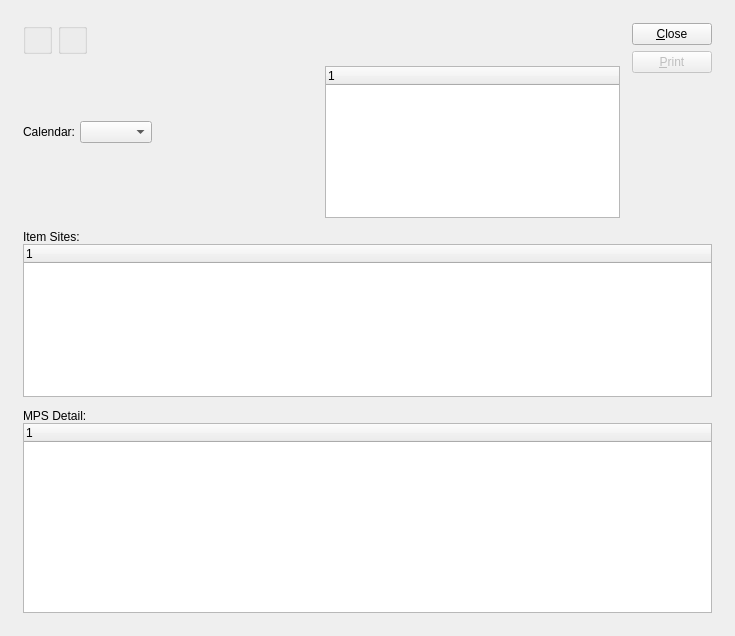
<?xml version="1.0" encoding="UTF-8"?>
<ui version="4.0">
 <comment>
This file is part of the xtmfg Package for xTuple ERP,
and is Copyright (c) 1999-2017 by OpenMFG LLC, d/b/a xTuple.  It
is licensed to you under the xTuple End-User License Agreement (&quot;the
EULA&quot;), the full text of which is available at www.xtuple.com/EULA.
While the EULA gives you access to source code and encourages your
involvement in the development process, this Package is not free
software.  By using this software, you agree to be bound by the
terms of the EULA.
</comment>
 <class>dspMPSDetail</class>
 <widget class="QWidget" name="dspMPSDetail">
  <property name="geometry">
   <rect>
    <x>0</x>
    <y>0</y>
    <width>735</width>
    <height>636</height>
   </rect>
  </property>
  <property name="windowTitle">
   <string>MPS Detail</string>
  </property>
  <layout class="QGridLayout" name="gridLayout_2">
   <item row="0" column="0">
    <layout class="QGridLayout" name="gridLayout">
     <property name="margin">
      <number>12</number>
     </property>
     <property name="spacing">
      <number>12</number>
     </property>
     <item row="0" column="0">
      <layout class="QHBoxLayout" name="horizontalLayout">
       <item>
        <widget class="WarehouseGroup" name="_warehouse">
         <property name="title">
          <string/>
         </property>
         <property name="fixedSize">
          <bool>false</bool>
         </property>
        </widget>
       </item>
       <item>
        <widget class="ParameterGroup" name="_plannerCode">
         <property name="title">
          <string/>
         </property>
         <property name="fixedSize">
          <bool>false</bool>
         </property>
        </widget>
       </item>
       <item>
        <spacer name="horizontalSpacer_2">
         <property name="orientation">
          <enum>Qt::Horizontal</enum>
         </property>
         <property name="sizeHint" stdset="0">
          <size>
           <width>0</width>
           <height>20</height>
          </size>
         </property>
        </spacer>
       </item>
      </layout>
     </item>
     <item row="0" column="1" rowspan="2">
      <layout class="QVBoxLayout">
       <item>
        <widget class="QPushButton" name="_close">
         <property name="text">
          <string>&amp;Close</string>
         </property>
        </widget>
       </item>
       <item>
        <widget class="QPushButton" name="_print">
         <property name="enabled">
          <bool>false</bool>
         </property>
         <property name="text">
          <string>&amp;Print</string>
         </property>
        </widget>
       </item>
       <item>
        <spacer>
         <property name="orientation">
          <enum>Qt::Vertical</enum>
         </property>
         <property name="sizeHint" stdset="0">
          <size>
           <width>20</width>
           <height>20</height>
          </size>
         </property>
        </spacer>
       </item>
      </layout>
     </item>
     <item row="1" column="0">
      <layout class="QHBoxLayout">
       <property name="spacing">
        <number>7</number>
       </property>
       <item>
        <layout class="QVBoxLayout">
         <property name="spacing">
          <number>0</number>
         </property>
         <item>
          <layout class="QHBoxLayout">
           <property name="spacing">
            <number>5</number>
           </property>
           <item>
            <widget class="QLabel" name="_calendarLit">
             <property name="text">
              <string>Calendar:</string>
             </property>
             <property name="alignment">
              <set>Qt::AlignRight|Qt::AlignTrailing|Qt::AlignVCenter</set>
             </property>
            </widget>
           </item>
           <item>
            <widget class="CalendarComboBox" name="_calendar"/>
           </item>
           <item>
            <spacer name="horizontalSpacer">
             <property name="orientation">
              <enum>Qt::Horizontal</enum>
             </property>
             <property name="sizeHint" stdset="0">
              <size>
               <width>0</width>
               <height>20</height>
              </size>
             </property>
            </spacer>
           </item>
          </layout>
         </item>
         <item>
          <spacer>
           <property name="orientation">
            <enum>Qt::Vertical</enum>
           </property>
           <property name="sizeType">
            <enum>QSizePolicy::Fixed</enum>
           </property>
           <property name="sizeHint" stdset="0">
            <size>
             <width>20</width>
             <height>20</height>
            </size>
           </property>
          </spacer>
         </item>
        </layout>
       </item>
       <item>
        <widget class="PeriodsListView" name="_periods"/>
       </item>
      </layout>
     </item>
     <item row="2" column="0" colspan="2">
      <layout class="QVBoxLayout">
       <property name="spacing">
        <number>0</number>
       </property>
       <item>
        <widget class="QLabel" name="_itemsitesLit">
         <property name="text">
          <string>Item Sites:</string>
         </property>
        </widget>
       </item>
       <item>
        <widget class="XTreeWidget" name="_itemsite">
         <property name="sizePolicy">
          <sizepolicy hsizetype="Expanding" vsizetype="Expanding">
           <horstretch>0</horstretch>
           <verstretch>0</verstretch>
          </sizepolicy>
         </property>
         <property name="minimumSize">
          <size>
           <width>0</width>
           <height>100</height>
          </size>
         </property>
        </widget>
       </item>
      </layout>
     </item>
     <item row="3" column="0" colspan="2">
      <layout class="QVBoxLayout">
       <property name="spacing">
        <number>0</number>
       </property>
       <item>
        <widget class="QLabel" name="_mpsLit">
         <property name="text">
          <string>MPS Detail:</string>
         </property>
        </widget>
       </item>
       <item>
        <widget class="XTreeWidget" name="_mps">
         <property name="sizePolicy">
          <sizepolicy hsizetype="Expanding" vsizetype="Fixed">
           <horstretch>0</horstretch>
           <verstretch>0</verstretch>
          </sizepolicy>
         </property>
         <property name="minimumSize">
          <size>
           <width>0</width>
           <height>190</height>
          </size>
         </property>
        </widget>
       </item>
      </layout>
     </item>
    </layout>
   </item>
  </layout>
 </widget>
 <layoutdefault spacing="6" margin="11"/>
 <pixmapfunction>qPixmapFromMimeSource</pixmapfunction>
 <customwidgets>
  <customwidget>
   <class>CalendarComboBox</class>
   <extends>XComboBox</extends>
   <header>calendarTools.h</header>
  </customwidget>
  <customwidget>
   <class>ParameterGroup</class>
   <extends>QGroupBox</extends>
   <header>parametergroup.h</header>
  </customwidget>
  <customwidget>
   <class>PeriodsListView</class>
   <extends>XTreeWidget</extends>
   <header>calendarTools.h</header>
  </customwidget>
  <customwidget>
   <class>WarehouseGroup</class>
   <extends>QGroupBox</extends>
   <header>warehousegroup.h</header>
  </customwidget>
  <customwidget>
   <class>XComboBox</class>
   <extends>QComboBox</extends>
   <header>xcombobox.h</header>
  </customwidget>
  <customwidget>
   <class>XTreeWidget</class>
   <extends>QTreeWidget</extends>
   <header>xtreewidget.h</header>
  </customwidget>
 </customwidgets>
 <tabstops>
  <tabstop>_warehouse</tabstop>
  <tabstop>_plannerCode</tabstop>
  <tabstop>_periods</tabstop>
  <tabstop>_itemsite</tabstop>
  <tabstop>_mps</tabstop>
 </tabstops>
 <resources/>
 <connections>
  <connection>
   <sender>_close</sender>
   <signal>clicked()</signal>
   <receiver>dspMPSDetail</receiver>
   <slot>close()</slot>
   <hints>
    <hint type="sourcelabel">
     <x>20</x>
     <y>20</y>
    </hint>
    <hint type="destinationlabel">
     <x>20</x>
     <y>20</y>
    </hint>
   </hints>
  </connection>
  <connection>
   <sender>_calendar</sender>
   <signal>newCalendarId(int)</signal>
   <receiver>_periods</receiver>
   <slot>populate(int)</slot>
   <hints>
    <hint type="sourcelabel">
     <x>142</x>
     <y>135</y>
    </hint>
    <hint type="destinationlabel">
     <x>522</x>
     <y>179</y>
    </hint>
   </hints>
  </connection>
  <connection>
   <sender>_calendar</sender>
   <signal>select(ParameterList&amp;)</signal>
   <receiver>_periods</receiver>
   <slot>load(ParameterList&amp;)</slot>
   <hints>
    <hint type="sourcelabel">
     <x>142</x>
     <y>135</y>
    </hint>
    <hint type="destinationlabel">
     <x>522</x>
     <y>179</y>
    </hint>
   </hints>
  </connection>
  <connection>
   <sender>_itemsite</sender>
   <signal>valid(bool)</signal>
   <receiver>_print</receiver>
   <slot>setEnabled(bool)</slot>
   <hints>
    <hint type="sourcelabel">
     <x>367</x>
     <y>339</y>
    </hint>
    <hint type="destinationlabel">
     <x>672</x>
     <y>73</y>
    </hint>
   </hints>
  </connection>
 </connections>
</ui>
